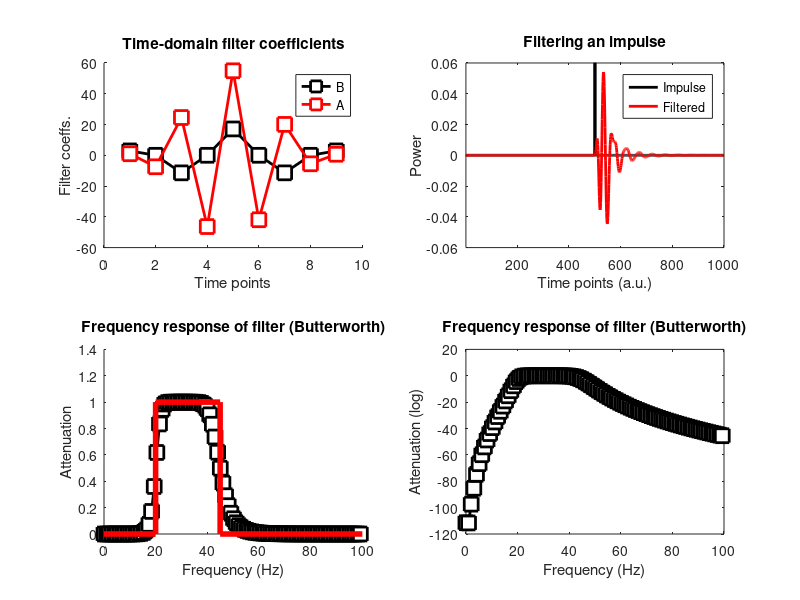
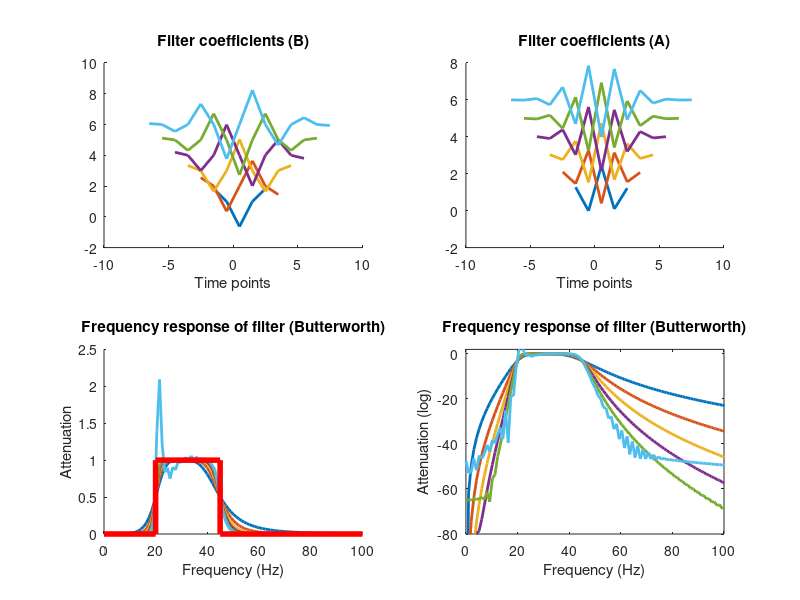
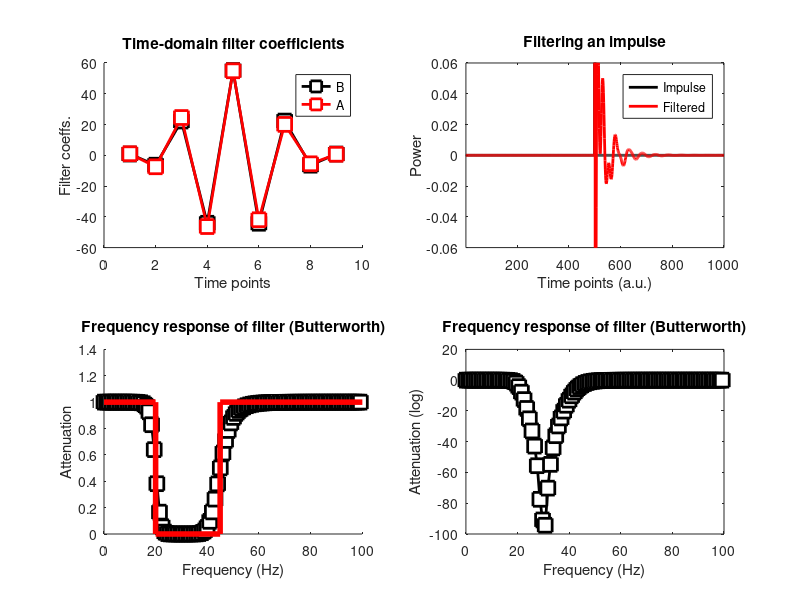
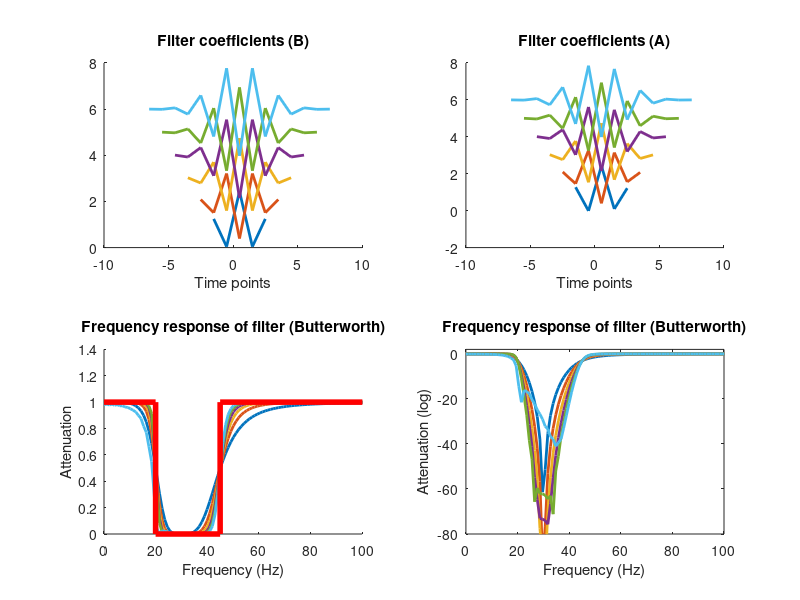

Recreate these plots in MATLAB, in order.
%%
% IIR Butterworth filters


clc; 
clear all;


srate   = 1024; % hz
nyquist = srate/2;
frange  = [20 45];
%%
% Butterworth bandpass filter

% create filter coefficients
[fkernB,fkernA] = butter(4,frange/nyquist);
% power spectrum of filter coefficients
filtpow = abs(fft(fkernB)).^2;
hz      = linspace(0,srate/2,floor(length(fkernB)/2)+1);


%%% plotting
figure(1), clf
subplot(221), hold on
plot(fkernB*1e5,'ks-','linew',2,'markersize',10,'markerfacecolor','w')
plot(fkernA,'rs-','linew',2,'markersize',10,'markerfacecolor','w')
xlabel('Time points'), ylabel('Filter coeffs.')
title('Time-domain filter coefficients')
legend({'B';'A'})


subplot(222)
stem(hz,filtpow(1:length(hz)),'ks-','linew',2,'markersize',10,'markerfacecolor','w')
xlabel('Frequency (Hz)'), ylabel('Power')
title('Power spectrum of filter coeffs.')


%% how to evaluate an IIR filter: filter an impulse

% generate the impulse
impres = [ zeros(1,500) 1 zeros(1,500) ];

% apply the filter
fimp = filter(fkernB,fkernA,impres);

% compute power spectrum
fimpX = abs(fft(fimp)).^2;
hz = linspace(0,nyquist,floor(length(impres)/2)+1);


%%% plot
subplot(222), cla, hold on
plot(impres,'k','linew',2)
plot(fimp,'r','linew',2)
set(gca,'xlim',[1 length(impres)],'ylim',[-1 1]*.06)
legend({'Impulse';'Filtered'})
xlabel('Time points (a.u.)')
title('Filtering an impulse')


subplot(223), hold on
plot(hz,fimpX(1:length(hz)),'ks-','linew',2,'markerfacecolor','w','markersize',10)
plot([0 frange(1) frange frange(2) nyquist],[0 0 1 1 0 0],'r','linew',4)
set(gca,'xlim',[0 100])
xlabel('Frequency (Hz)'), ylabel('Attenuation')
title('Frequency response of filter (Butterworth)')


subplot(224)
plot(hz,10*log10(fimpX(1:length(hz))),'ks-','linew',2,'markerfacecolor','w','markersize',10)
set(gca,'xlim',[0 100])
xlabel('Frequency (Hz)'), ylabel('Attenuation (log)')
title('Frequency response of filter (Butterworth)')

%% effects of order parameter

orders = 2:7;

fkernX = zeros(length(orders),1001);
hz = linspace(0,srate,1001);

figure(2), clf
for oi=1:length(orders)
    
    % create filter kernel
    [fkernB,fkernA] = butter(orders(oi),frange/nyquist);
    n(oi) = length(fkernB);
    
    % filter the impulse response and take its power
    fimp         = filter(fkernB,fkernA,impres);
    fkernX(oi,:) = abs(fft(fimp)).^2;
    
    
    % show in plot
    subplot(221), hold on
    plot((1:n(oi))-n(oi)/2,zscore(fkernB)+oi,'linew',2)
    
    subplot(222), hold on
    plot((1:n(oi))-n(oi)/2,zscore(fkernA)+oi,'linew',2)
end

% add plot labels
subplot(221)
xlabel('Time points')
title('Filter coefficients (B)')

subplot(222)
xlabel('Time points')
title('Filter coefficients (A)')


% plot the spectra
subplot(223), hold on
plot(hz,fkernX,'linew',2)
plot([0 frange(1) frange frange(2) nyquist],[0 0 1 1 0 0],'r','linew',4)
set(gca,'xlim',[0 100])
xlabel('Frequency (Hz)'), ylabel('Attenuation')
title('Frequency response of filter (Butterworth)')

% in log space
subplot(224)
plot(hz,10*log10(fkernX),'linew',2)
set(gca,'xlim',[0 100],'ylim',[-80 2])
xlabel('Frequency (Hz)'), ylabel('Attenuation (log)')
title('Frequency response of filter (Butterworth)')

%%
% Butterworth bandstop filter

% create filter coefficients
[fkerBSB,fkerBSA] = butter(4,frange/nyquist, "stop");
% power spectrum of filter coefficients
filtBSpow = abs(fft(fkerBSB)).^2;
hzBS      = linspace(0,srate/2,floor(length(fkerBSB)/2)+1);

%%% plotting
figure(3), clf
subplot(221), hold on
plot(fkerBSB,'ks-','linew',2,'markersize',10,'markerfacecolor','w')
plot(fkerBSA,'rs-','linew',2,'markersize',10,'markerfacecolor','w')
xlabel('Time points'), ylabel('Filter coeffs.')
title('Time-domain filter coefficients')
legend({'B';'A'})


subplot(222)
stem(hzBS,filtBSpow(1:length(hzBS)),'ks-','linew',2,'markersize',10,'markerfacecolor','w')
xlabel('Frequency (Hz)'), ylabel('Power')
title('Power spectrum of filter coeffs.')


%% how to evaluate an IIR filter: filter an impulse

% generate the impulse
impres = [ zeros(1,500) 1 zeros(1,500) ];

% apply the filter
fimpBS = filter(fkerBSB,fkerBSA,impres);

% compute power spectrum
fBSimpX = abs(fft(fimpBS)).^2;
hzBS = linspace(0,nyquist,floor(length(impres)/2)+1);


%%% plot
subplot(222), cla, hold on
plot(impres,'k','linew',2)
plot(fimpBS,'r','linew',2)
set(gca,'xlim',[1 length(impres)],'ylim',[-1 1]*.06)
legend({'Impulse';'Filtered'})
xlabel('Time points (a.u.)')
title('Filtering an impulse')


subplot(223), hold on
plot(hzBS,fBSimpX(1:length(hzBS)),'ks-','linew',2,'markerfacecolor','w','markersize',10)
plot([0 frange(1) frange frange(2) nyquist],[1 1 0 0 1 1],'r','linew',4)
set(gca,'xlim',[0 100])
xlabel('Frequency (Hz)'), ylabel('Attenuation')
title('Frequency response of filter (Butterworth)')


subplot(224)
plot(hzBS,10*log10(fBSimpX(1:length(hzBS))),'ks-','linew',2,'markerfacecolor','w','markersize',10)
set(gca,'xlim',[0 100])
xlabel('Frequency (Hz)'), ylabel('Attenuation (log)')
title('Frequency response of filter (Butterworth)')

%% effects of order parameter

orders = 2:7;

fkernX = zeros(length(orders),1001);
hz = linspace(0,srate,1001);

figure(4), clf
for oi=1:length(orders)
    
    % create filter kernel
    [fkerBSB,fkerBSA] = butter(orders(oi),frange/nyquist, "stop");
    n(oi) = length(fkerBSB);
    
    % filter the impulse response and take its power
    fimpBS         = filter(fkerBSB,fkerBSA,impres);
    fkernXBS(oi,:) = abs(fft(fimpBS)).^2;
    
    
    % show in plot
    subplot(221), hold on
    plot((1:n(oi))-n(oi)/2,zscore(fkerBSB)+oi,'linew',2)
    
    subplot(222), hold on
    plot((1:n(oi))-n(oi)/2,zscore(fkerBSA)+oi,'linew',2)
end

% add plot labels
subplot(221)
xlabel('Time points')
title('Filter coefficients (B)')

subplot(222)
xlabel('Time points')
title('Filter coefficients (A)')


% plot the spectra
subplot(223), hold on
plot(hz,fkernXBS,'linew',2)
plot([0 frange(1) frange frange(2) nyquist],[1 1 0 0 1 1],'r','linew',4)
set(gca,'xlim',[0 100])
xlabel('Frequency (Hz)'), ylabel('Attenuation')
title('Frequency response of filter (Butterworth)')

% in log space
subplot(224)
plot(hz,10*log10(fkernXBS),'linew',2)
set(gca,'xlim',[0 100],'ylim',[-80 2])
xlabel('Frequency (Hz)'), ylabel('Attenuation (log)')
title('Frequency response of filter (Butterworth)')
%% done.
